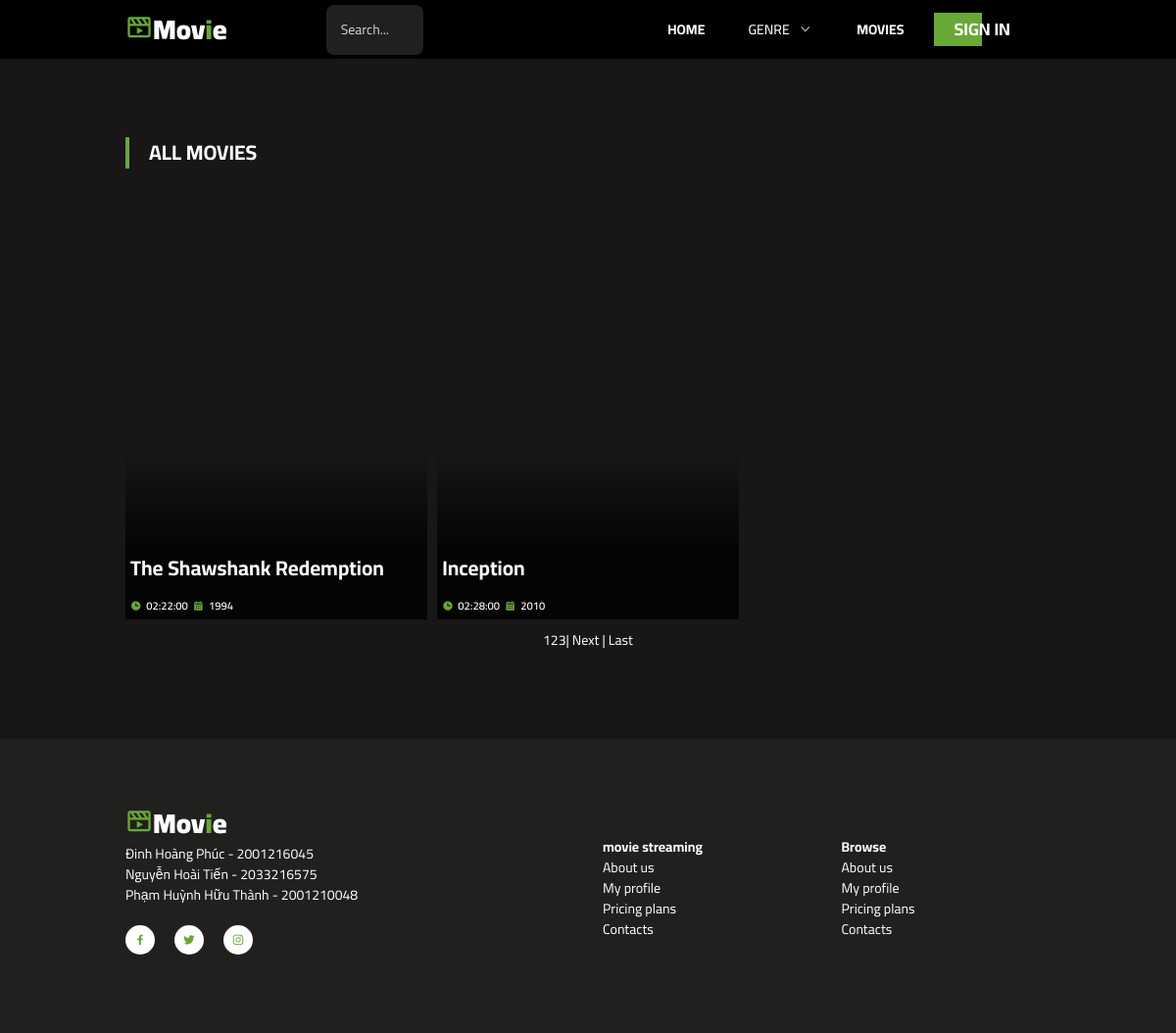
The app's page /source_code/movies.php with its own data.
### tables this page shows
CREATE TABLE `movie` (
  `id` int(9) NOT NULL,
  `title` varchar(100) NOT NULL,
  `release_year` year(4) NOT NULL,
  `srcipt_summary` varchar(2000) NOT NULL,
  `source` varchar(1000) NOT NULL,
  `trailer` varchar(1000) NOT NULL,
  `moive_length` time NOT NULL,
  `poster` varchar(500) NOT NULL,
  `director_id` int(9) NOT NULL
);

### source_code/movies.php (the view, shortened to what this page needs)
<!DOCTYPE html>
<html lang="en">
<head>
    <script src="https://cdn.tailwindcss.com"></script>
    <link rel="stylesheet" href="https://cdnjs.cloudflare.com/ajax/libs/OwlCarousel2/2.3.4/assets/owl.carousel.min.css"
 />
    <link href='https://unpkg.com/boxicons@2.0.7/css/boxicons.min.css' rel='stylesheet'>
    <link rel="stylesheet" href="grid.css">
    <link rel="stylesheet" href="app.css">
</head>
<body>
    <?php
        $pdo = new PDO("mysql:host=localhost;dbname=online_movie", "root", "");
        $pdo->query("set names 'utf8'");
        $sqlmovies = "SELECT * FROM movie";
        $movies = $pdo->query($sqlmovies)->fetchAll(PDO::FETCH_ASSOC);
        include 'Pager.php';
        $pager = new Pager();
        $limit = 2;
        $start = $pager->findStart($limit);
        $count = count($movies);
        $pages = $pager->findPages($count, $limit);
        $sql = "SELECT * FROM movie LIMIT $start, $limit";
        $movies_phantrang = $pdo->query($sql)->fetchAll(PDO::FETCH_ASSOC);
    ?>
    <div class="nav-wrapper">
        <div class="container">
            <div class="nav">
                <a href="home.php" class="logo">
                    <i class='bx bx-movie-play bx-tada main-color'></i>Mov<span class="main-color">i</span>e
                </a>
                <div class="row">
                    <div class="col-12 col-md-6">
                      <div class="search-box">
                        <input type="text" placeholder="Search..." class="search-input">
                      </div>
                    </div>
                  </div>
                <ul class="nav-menu" id="nav-menu">
                    <li><a href="home.php">Home</a></li>
                    <li>
                        <div class="relative" x-data="{ open: false }">
                            <button @click="open = ! open" type="button" class="text-gray-500 group p-4 inline-flex items-center rounded-md  text-white uppercase font-medium hover:text-gray-900" aria-expanded="false">
                                <span>Genre</span>
                            </button>
                        </div>
                    </li>
                    <li><a href="#">Movies</a></li>
                    <li>
                        <?php
                            if(isset($_SESSION['email'])){
                                echo '<a href="user.php" class="btn btn-hover text-white z-10"> <span>' . $_SESSION['email'] . '</span></a>';
                            } else {
                                echo '<a href="login.php" class="btn btn-hover">
                                <span>Sign in</span> </a>';
                            }
                        ?>
                    </li>
                </ul>
            </div>
        </div>
    </div>
    <div class="section">
        <div class="container">
            <div class="section-header">
                all movies
            </div>
            <div class="grid grid-cols-3 gap-3">
                <?php
                    foreach($movies_phantrang as $movie) {
                ?>
                <a href="movie_detail.php?id=<?php echo $movie['id']; ?>" class="movie-item">
                    <div class="movie-item-content">
                        <div class="movie-item-title">
                            <?php echo $movie['title']; ?>
                        </div>
                        <div class="movie-infos">
                            <div class="movie-info">
                                <i class="bx bxs-time"></i>
                                <span><?php echo $movie['moive_length']?></span>
                            </div>
                            <div class="movie-info">
                                <i class='bx bxs-calendar'></i>
                                <span><?php echo $movie['release_year']?></span>
                            </div>
                        </div>
                    </div>
                </a>
                <?php
                    }
                ?>
            </div>
        </div>
        <div class="p-3 text-center">
            <a>
                <?php echo $pager->pageList($_GET['page'], $pages, $param = NULL); ?>
            </a>
        </div>
    </div>
    <footer class="section">
        <div class="container">
            <div class="row">
                <div class="col-4 col-md-6 col-sm-12">
                    <div class="content">
                        <a href="#" class="logo">
                            <i class='bx bx-movie-play bx-tada main-color'></i>Mov<span class="main-color">i</span>e
                        </a>
                        <p>
                            Đinh Hoàng Phúc - 2001216045
                        </p>
                        <p>
                            Nguyễn Hoài Tiến - 2033216575
                        </p>
                        <p>
                            Phạm Huỳnh Hữu Thành - 2001210048
                        </p>
                        <div class="social-list">
                            <a href="#" class="social-item">
                                <i class="bx bxl-facebook"></i>
                            </a>
                            <a href="#" class="social-item">
                                <i class="bx bxl-twitter"></i>
                            </a>
                            <a href="#" class="social-item">
                                <i class="bx bxl-instagram"></i>
                            </a>
                        </div>
                    </div>
                </div>
                <div class="col-8 col-md-6 col-sm-12">
                    <div class="row">
                        <div class="col-3 col-md-6 col-sm-6">
                            <div class="content">
                                <p><b>movie streaming</b></p>
                                <ul class="footer-menu">
                                    <li><a href="#">About us</a></li>
                                    <li><a href="#">My profile</a></li>
                                    <li><a href="#">Pricing plans</a></li>
                                    <li><a href="#">Contacts</a></li>
                                </ul>
                            </div>
                        </div>
                        <div class="col-3 col-md-6 col-sm-6">
                            <div class="content">
                                <p><b>Browse</b></p>
                                <ul class="footer-menu">
                                    <li><a href="#">About us</a></li>
                                    <li><a href="#">My profile</a></li>
                                    <li><a href="#">Pricing plans</a></li>
                                    <li><a href="#">Contacts</a></li>
                                </ul>
                            </div>
                        </div>
                    </div>
                </div>
            </div>
        </div>
    </footer>
</body>
</html>

### source_code/grid.css (style rules this page uses)
.row { display: flex; flex-wrap: wrap; margin: 0 -15px; }
[class*="col-"] { padding: 0 15px; }
.col-3 { width: 25%; }
.col-4 { width: 33.33%; }
.col-8 { width: 66.66%; }
.col-12 { width: 100%; }
@media only screen and (max-width: 1280px) { .col-md-6 { width: 50%; } }

### source_code/app.css (style rules this page uses)
:root { --main-color: #68a837; --body-bg: #181616; --box-bg: #221f1f; --text-color: #ffffff; --nav-height: 60px; --space-top: 30px; }
* { padding: 0; margin: 0; box-sizing: border-box; }
html { font-size: 16px; }
body { font-family: "Cairo", sans-serif; background-color: var(--body-bg); color: var(--text-color); padding-top: var(--nav-height); }
a { text-decoration: none; color: unset; }
.main-color { color: var(--main-color); }
.container { max-width: 1920px; padding: 0 40px; margin: auto; }
.nav-wrapper { position: fixed; top: 0; left: 0; width: 100%; z-index: 99; background-color: #000000; }
.nav { display: flex; align-items: center; justify-content: space-between; color: var(--text-color); height: var(--nav-height); }
.nav a { color: var(--text-color); }
.logo { font-size: 2rem; font-weight: 900; }
.nav-menu { list-style-type: none; display: flex; align-items: center; padding: 0 20px; }
.nav-menu li ~ li { margin-left: 30px; }
.nav-menu a { text-transform: uppercase; font-weight: 700; }
.btn { color: #ffffff; padding: 0.25rem 1.5rem; text-transform: uppercase; font-size: 1.25rem; font-weight: 700; display: inline-flex; position: relative; align-items: center; }
.btn-hover::before { z-index: 1; content: ""; position: absolute; top: 0; left: 0; width: 50%; height: 100%; background-color: var(--main-color); transition: 0.3s ease-in-out; }
.btn i, .btn span { z-index: 1; }
.movie-infos { display: flex; align-items: center; flex-wrap: wrap; margin-top: calc(var(--space-top) / 2); }
.movie-info { display: flex; align-items: center; font-size: 0.8rem; font-weight: 600; }
.movie-info span { margin-left: 5px; }
.movie-info i { color: var(--main-color); }
.movie-info ~ .movie-info { margin-left: 5px; }
.movie-item { display: block; position: relative; overflow: hidden; padding-top: 140%; cursor: pointer; }
.movie-item-content { position: absolute; bottom: 0; left: 0; width: 100%; padding: 5px; background-color: rgba(0, 0, 0, 0.8); }
.movie-item-content::before { content: ""; position: absolute; bottom: 100%; left: 0; width: 100%; height: 100px; background: linear-gradient(to top, rgba(0, 0, 0, 0.8), rgba(0, 0, 0, 0)); }
.movie-item-title { color: var(--text-color); font-size: 1.5rem; position: relative; font-weight: 700; }
.section { padding-top: 80px; }
.section-header { margin-bottom: 30px; padding-left: 20px; text-transform: uppercase; font-size: 1.5rem; font-weight: 700; border-left: 4px solid var(--main-color); display: flex; align-items: center; }
footer.section { margin-top: 80px; padding-bottom: 80px; position: relative; background-color: var(--box-bg); }
footer a.logo { margin-top: -2.5rem; display: block; }
.social-list { display: flex; align-items: center; margin-top: 20px; }
.social-item { --size: 30px; height: var(--size); width: var(--size); display: grid; place-items: center; border-radius: 50%; background-color: var(--text-color); color: var(--main-color); }
.social-item ~ .social-item { margin-left: 20px; }
footer .content { margin-top: 20px; }
.footer-menu { list-style-type: none; }
.footer-menu a { display: inline-block; transition: transform 0.2s ease-in-out; }
@media only screen and (max-width: 1280px) { html { font-size: 14px; } }
.search-box { display: flex; align-items: center; background-color: var(--box-bg); border-radius: 8px; overflow: hidden; }
.search-input { flex-grow: 1; padding: 15px; border: none; background-color: transparent; color: var(--text-color); font-size: 1rem; }
.search-input::placeholder { color: var(--text-color); opacity: 0.8; }

### records on screen
movie: title "The Shawshank Redemption", moive_length "02:22:00", release_year "1994"
movie: title "Inception", moive_length "02:28:00", release_year "2010"
